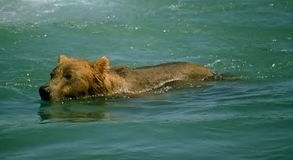
#> input picture PA Seamless-Cloning/bear.jpg, 293 x 160 px
$ python pa2.py
#> lines starting #> are read from the running program, lines starting #| are printed output that depends on the picture
import numpy as np
import skimage
from scipy import misc
from skimage import data, io
from skimage.io import imread, imshow
import matplotlib.pyplot as plt
import scipy.sparse as spar
from scipy.sparse import linalg
import time
import math

#version1.1 vom Dec 12th, 2020

A=np.random.randint(5, size=(5, 7))

image_bear=imread('bear.jpg')
#> image_bear is the input picture: shape (160, 293, 3); mean R, G, B 72.1, 108.4, 95
image_bird=imread('bird.jpg')
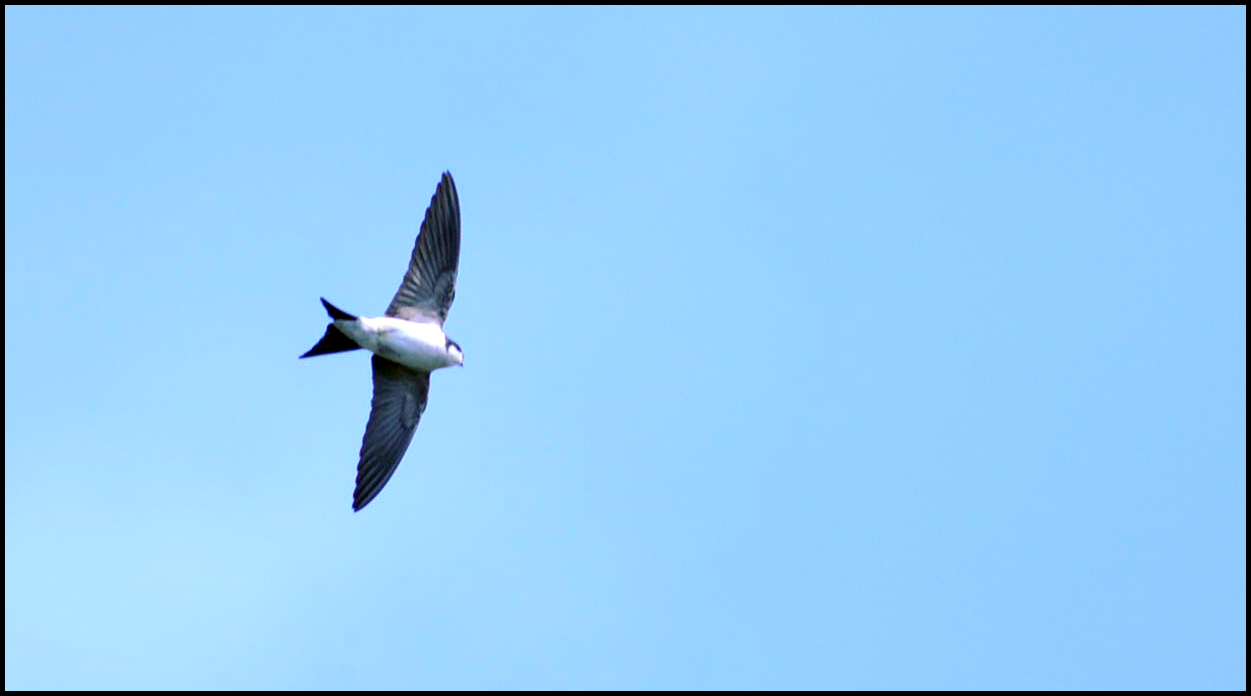
#> input picture PA Seamless-Cloning/bird.jpg, 1251 x 696 px
#> image_bird is the input picture: shape (696, 1251, 3); mean R, G, B 149.1, 204.4, 246
image_plane=imread('plane.jpg')
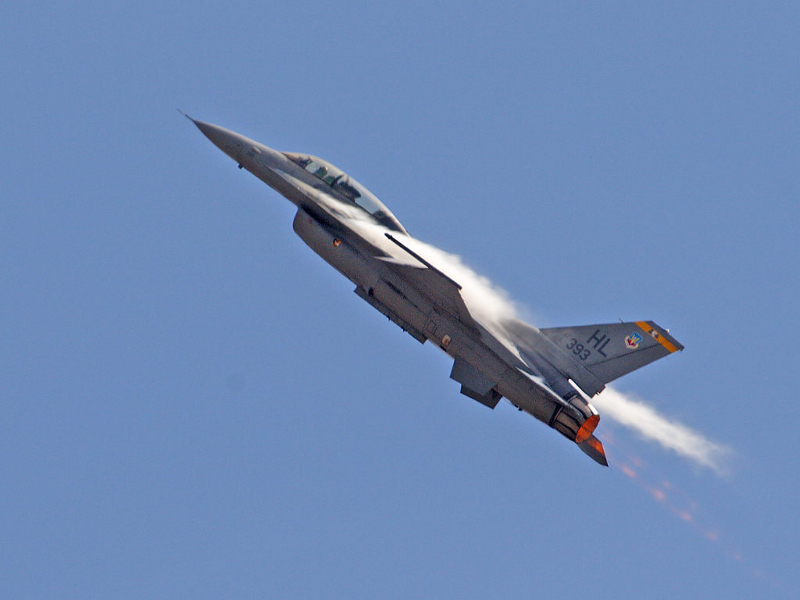
#> input picture PA Seamless-Cloning/plane.jpg, 800 x 600 px
#> image_plane is the input picture: shape (600, 800, 3); mean R, G, B 110.3, 138, 182.5
image_water=imread('water.jpg')
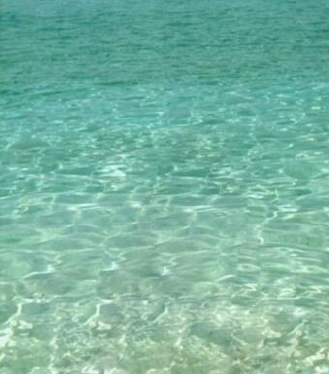
#> input picture PA Seamless-Cloning/water.jpg, 329 x 374 px
#> image_water is the input picture: shape (374, 329, 3); mean R, G, B 120.6, 180.3, 161.1
# [7 lines of commented-out code are left out]
# [12 lines left out: function laplace_operator, not called in this run]

def Laplace_Operator(N,M):
#> called with N = 5, M = 7
    start=time.time()
    # I_M ist eine sparse Marix der Größe MxM. Auf der Diagonalen stehen -2 en und auf den beiden
    # Nebendiagonalen 1 sen.
    # Mit print(I_M.todense()) kann die Matrix in vollem Format zurück gegeben werdend.
    EM = np.ones(M)
    EN = np.ones(N)
    D_M = spar.dia_matrix(([EM, (-2)*EM, EM], [-1, 0, 1]), shape=(M, M))
    D_N = spar.dia_matrix(([EN, (-2) * EN, EN], [-1, 0, 1]), shape=(N, N))

    #spra.eye ist Einheitsmatrix in (sparse.) dia_matrix Format
    #spar.kron ist das Kronecher-Produkt für Sparse Matrizen
    Delta = spar.kron(spar.eye(M), D_N) + spar.kron(D_M, spar.eye(N))
    ende=time.time()
    plt.figure('Laplace Operator')
    io.imshow(Delta.todense())
    plt.show()
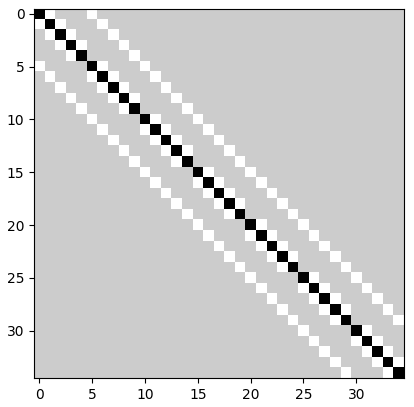
#> figure drawn by matplotlib, 1 panel
    print('Laufzeit von Laplace_Operator '+'{:5.3f}s'.format(ende-start))
    return Delta
print(Laplace_Operator(5,7).todense())

## AUFGABE 2 ##

# [6 lines left out: function vec, not called in this run]

# [4 lines of commented-out code are left out]

def diagonalenExtrahieren2(A,N,M):
#> called with N = 5, M = 7
    A=A.todia()
    diag=A.data
    offset=A.offsets
    for i in range(0,N):
        for m in range(len(offset)):
            if 0<= i+offset[m]<N*M:
                diag[m][i+offset[m]]=math.inf
            if 0<=i-offset[m]<N*M:
                diag[m][i] = math.inf
    for i in range(N*(M-1),N*M):
        for m in range(len(offset)):
            if 0<= i+offset[m]<N*M:
                diag[m][i+offset[m]]=math.inf
            if 0<=i-offset[m]<N*M:
                diag[m][i] = math.inf
    for i in range(N, N*M, N):
        for m in range(len(offset)):
            if 0<= i+offset[m]<N*M:
                diag[m][i+offset[m]]=math.inf
            if 0<= (i-1)+offset[m]<N*M:
                diag[m][i-1+offset[m]]=math.inf
            if 0 <= i - offset[m] <= N * M:
                diag[m][i] = math.inf
            if 0 <= i-1 - offset[m] <= N * M:
                diag[m][i-1] = math.inf
    diagnex = np.zeros(shape=(len(offset),1 ))
    for m in range(len(diag)):
        v = diag[m][diag[m] != math.inf]
        diagnex[m]=v
    Anew=spar.dia_matrix((diagnex,offset), shape=((N-2)*(M-2),(N-2)*(M-2)))
    io.imshow(Anew.todense())
    io.show()
    return Anew

# [35 lines left out: function diagonalenExtrahieren, not called in this run]
#> (the run stopped early here; a loop or call above may not have finished)
